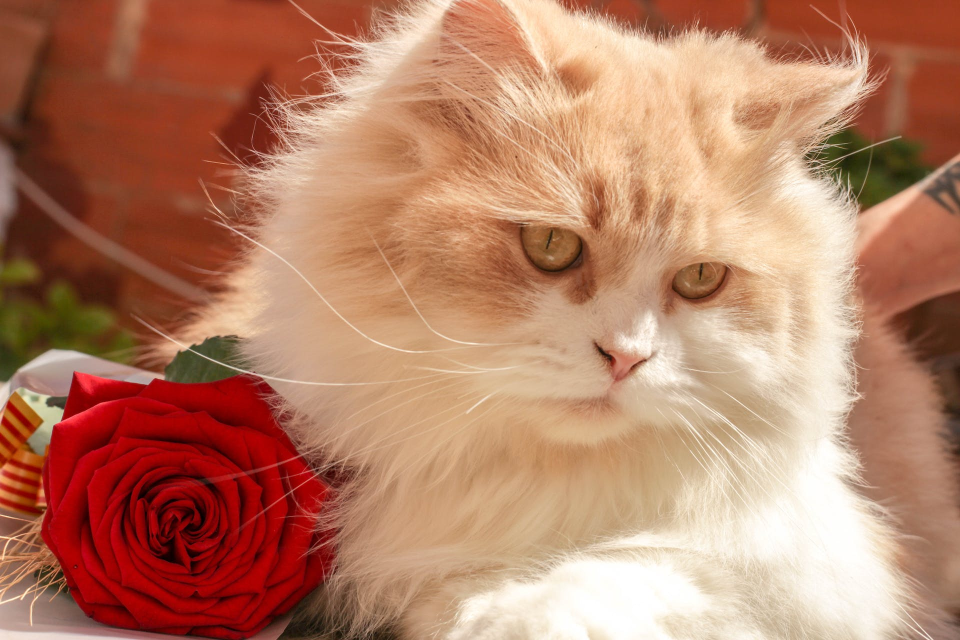
#> input picture image-segmentation-kmeans/images/flower_cat.jpg, 1920 x 1280 px (shown at 1/2 size)
$ jupyter execute image_segmentation.ipynb
#> lines starting #> are read from the running program, lines starting #| are printed output that depends on the picture
## 实现一个简单的 KMeans 聚类算法，以便更好地了解 KMeans 的原理和基本工作流程
>- 从头实现一个 `KMeans` 算法 (我称其 `lite_KMeans`)
>- 不借助任何像 `scikit-learn` 的机器学习集成库

### 1.相关理论知识
**KMeans 的基本原理：**
- (1) 初始化：选择要分成的簇的数目 K。然后，「随机选择」K  个数据点作为初始聚类中心。
- (2) 分配到最近簇：对于每个数据点，计算它与 K 个聚类中心之间的距离，通常使用欧氏距离。将数据点分配到距离最近的聚类中心所代表的簇。
- (3) 更新聚类中心：对于每个簇，计算该簇内所有数据点的平均值，将这个平均值作为新的聚类中心。
- (4) 迭代：重复步骤 (2) 和步骤 (3)，直到聚类中心不再变化或达到指定的迭代次数。

**K均值聚类(KMeans)的目标：**  最小化每个数据点与其所属簇中心的距离，同时最大化不同簇中心之间的距离。

### 2.`lite_KMeans` 类的代码实现

[cell 1]
# 导入相关的库
import numpy as np
import matplotlib.pyplot as plt

[cell 2]
class lite_KMeans:
    def __init__(self, k=3):
        self.k = k
        self.centroids = None

    # 计算欧式距离的方法
    @staticmethod
    def euclidean_distance(data_point, centroids):
        return np.sqrt(np.sum((centroids - data_point)**2, axis=1))

    # 拟合：X是输入的聚类数据
    def fit(self, X, max_iterations=200):
        # 随即初始化聚类中心：在数据的边界内随机选择质心
#> called with X = array of shape (100, 2), max_iterations = 200
        self.centroids = np.random.uniform(np.amin(X, axis=0), np.amax(X, axis=0),
                                            size=(self.k, X.shape[1]))
        # 迭代
        for _ in range(max_iterations):
            # 簇的标签
            y = []
            # 计算每个数据点到所有质心的欧式距离
            for data_point in X:
                distances = lite_KMeans.euclidean_distance(data_point, self.centroids)
                # 返回最小距离对应点的索引作为簇的标签
                cluster_num = np.argmin(distances)
                y.append(cluster_num)
            y = np.array(y)
            # 簇中数据点的索引
            cluster_indices = []
            #将数据集中被分配到每个簇的数据点的索引进行收集
            for i in range(self.k):
                cluster_indices.append(np.argwhere(y == i))
            # 新的聚类中心
            cluster_centers = []
            # 计算新的聚类中心
            for i, indices in enumerate(cluster_indices):
                if len(indices) == 0:
                    cluster_centers.append(self.centroids[i])
                else:
                    cluster_centers.append(np.mean(X[indices], axis=0)[0])
            # 设置聚类中心更新的差异阈值
            if np.max(self.centroids - np.array(cluster_centers)) < 0.0001:
                break
            else:
                self.centroids = np.array(cluster_centers)
        return y

### 3.关于 `lite_KMeans` 的一些说明

#### 主要借助 `Numpy` 和 `Matplotlib`
```python
import numpy as np
import matplotlib.pyplot as plt
```
#### (1) 初始化聚类中心：随机初始化聚类中心的方法，但要确保聚类中心的初始化在数据的边界内，以提高算法的稳定性。
```python
self.centroids = np.random.uniform(np.amin(X, axis=0), np.amax(X, axis=0), size=(self.k, X.shape[1]))
```
#### (2) 计算欧式距离：定义静态方法 euclidean_distance 用于计算欧式距离。（静态方法不依赖于类的实例变量，可以在类外部直接调用）
```python
@staticmethod
def euclidean_distance(data_point, centroids):
    return np.sqrt(np.sum((centroids - data_point)**2, axis=1))
```
#### (3) 迭代更新：使用循环迭代，计算每个数据点到聚类中心的距离，然后根据最小距离更新数据点所属的簇。接着，计算每个簇的新中心（平均值），不断迭代直到聚类中心收敛或达到最大迭代次数。
```python
for _ in range(max_iterations):
    # ... 迭代过程 ...
```
#### (4) 停止条件：当聚类中心的更新小于阈值时停止迭代，确保算法在收敛时停止。
```python
if np.max(self.centroids - np.array(cluster_centers)) < 0.0001:
    break
```
#### (5) 其它相关说明：
- 在 lite_KMeans 类中，fit 方法的输入 X 是聚类算法的输入，代表要进行聚类的数据集。这个数据集是一个二维的 NumPy 数组，其中每一行表示一个数据点，每一列表示一个特征。假设 X 的形状为 (n_samples, n_features)。

- fit 方法的返回值 y 是聚类算法的输出，代表每个数据点所属的簇的标签。它是一个一维的 NumPy 数组，其中第 i 个元素表示第 i 个数据点所属的簇的标签。这个数组的长度应该等于输入数据集中数据点的个数，即 `len(y) == n_samples`。

### 4.`lite_KMeans` 的运行示例

[cell 3]
# 随机生成数据集(100, 2)
# 每一行代表一个数据点，每一列代表特征（即每个点的坐标是由两个在 [0, 100) 范围内的随机整数组成）
random_points = np.random.randint(0, 100, (100, 2))
print(type(random_points))
print("数组形状：",random_points.shape)
print("前5行数据：\n", random_points[:5])

[cell 4]
# 创建聚类模型示例，将数据聚到 3 簇
lite_kmeans = lite_KMeans(k=3)
# fit 方法执行了 lite_KMeans 聚类算法，并返回每个数据点所属的簇的标签
labels = lite_kmeans.fit(random_points)
# 可视化数据集 random_points 中的点
plt.scatter(random_points[:,0], random_points[:,1])
# 用虚线标出随机数据集生成的边界
# 画水平线
plt.axhline(y=np.amin(random_points), color='red', linestyle='--', linewidth=1)
plt.axhline(y=np.amax(random_points), color='red', linestyle='--', linewidth=1)
# 画垂直线
plt.axvline(x=np.amin(random_points), color='red', linestyle='--', linewidth=1)
plt.axvline(x=np.amax(random_points), color='red', linestyle='--', linewidth=1)
# 标记最终聚好的簇的中心点
plt.scatter(lite_kmeans.centroids[:,0], lite_kmeans.centroids[:,1], c=range(len(lite_kmeans.centroids)), marker="*", s=200)
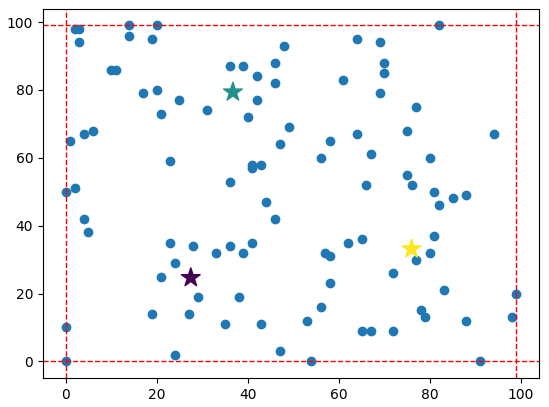
#> figure drawn by matplotlib, 1 panel

[cell 5]
# 根据聚类得到的簇标签对数据点染色
plt.scatter(random_points[:,0], random_points[:,1], c=labels)
plt.scatter(lite_kmeans.centroids[:,0], lite_kmeans.centroids[:,1], c=range(len(lite_kmeans.centroids)), marker="*", s=200)
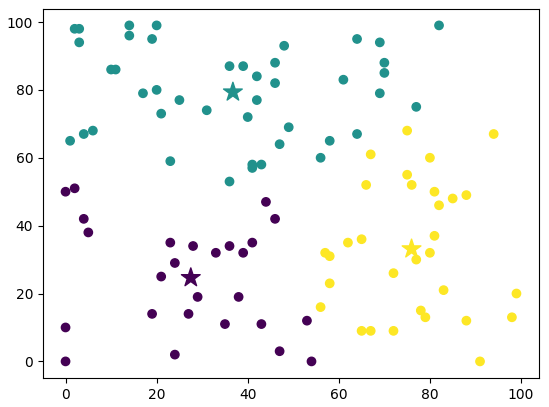
#> figure drawn by matplotlib, 1 panel

## 二、基于 `lite_KMeans` 的简单图像分割

[cell 6]
# 需要借助 opencv-python 作图像的操作
import cv2
# 由于 cv2.imread 读入图像为 BGR 格式，故使用 skimage.io 读入图像
from skimage import io

### 1.图像读取

[cell 7]
# 读取图像
image = io.imread('images/flower_cat.jpg')
#> image is the input picture: shape (1280, 1920, 3); mean R, G, B 182.7, 127.7, 101.9
# 检查是否成功读取图像，读取成功显示图像相关信息
if image is not None:
    print("成功读取图像!")
    print("数据类型:", image.dtype)
#| 数据类型: uint8
    print("存储结构:", type(image))
#| 存储结构: <class 'numpy.ndarray'>
    print("数据维度:", image.shape)
#| 数据维度: (1280, 1920, 3)
    plt.imshow(image)
    plt.title('Original Image')
    # plt.axis('off')  # 关闭坐标轴
    plt.colorbar()  # 添加颜色条
    plt.show()
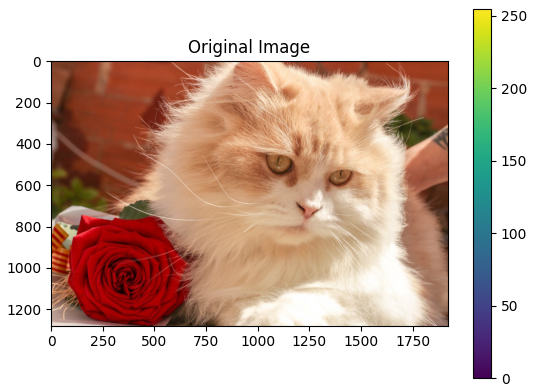
#> figure drawn by matplotlib, 2 panels
else:
    print("无法读取图像，请检查文件路径和文件格式")

### 2.图像预处理

**有时可能是为了适应特定的算法、模型输入的要求，或者简化图像以减少计算负担。会对读入后图像进行预处理，比如调整图像的尺寸大小、重塑图像数据维度、归一化以及灰度转化等等。**

#### (1) 调整图像尺寸大小

**利用 `opencv-python` 调整读入图像大小和尺寸，在这里减少计算负担，加快代码的运行速度。**
> `opencv` 默认使用的是双线性插值（Bilinear Interpolation），它使用周围最近的 4 个像素的加权平均值来计算新的像素值。保持图像的视觉质量，尽量减少像素丢失造成的影响。

[cell 8]
# 将图片等比例缩小 5 倍
resized_image = cv2.resize(image, (384, 256))
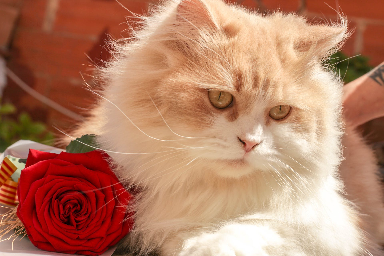
#> resized_image: shape (256, 384, 3); mean R, G, B 182.7, 127.7, 101.9
print("调整后的图像数据：")
print("数据类型:", resized_image.dtype)
#| 数据类型: uint8
print("存储结构:", type(resized_image))
#| 存储结构: <class 'numpy.ndarray'>
print("数据维度:", resized_image.shape)
#| 数据维度: (256, 384, 3)
plt.imshow(resized_image)

#### (2) 重塑图像数据

**在使用 K 均值聚类进行颜色分割时，我们通常将图像中的每个像素视为一个数据点，其中数据点的特征是像素的颜色值。这时，将图像重塑为一对应的二维数据有助于直观地应用聚类算法。**
> 将图像中的像素颜色值重新排列成一个二维数组，其中每一行表示一个像素，每列代表颜色的三个通道（例如，红、绿、蓝）。这是应用 K 均值聚类算法的常见做法。

[cell 9]
# 重塑数据，即获取像素点和其特征的二维数组
pixels = resized_image.reshape((-1, 3))  # 每个数据点是一个像素的颜色值，形状为 (num_pixels, 3)
print(pixels.shape)
#| (98304, 3)

#### (3) 可视化图像中像素点的颜色分布

**主要是可视化图像的像素点在 RGB 空间中的分布。**

[cell 10]
# 借助相关库可视化 3D 空间中像素点分布
from mpl_toolkits.mplot3d import Axes3D

[cell 11]
# X 是你的形状为 (n, 3) 的二维数组, 其中 n 是像素点的数量
# X is your 2D array with shape (n, 3), where n is the number of pixels
X = pixels
# 提取每个通道的值
# Extract values for each channel
r, g, b = X[:, 0], X[:, 1], X[:, 2]

# 创建一个新的三维坐标系
# Create a new three-dimensional coordinate system
fig = plt.figure()
ax = fig.add_subplot(111, projection='3d')

# 使用红, 绿, 蓝通道作为 X, Y, Z 轴坐标在三维空间绘制像素点
# Plot pixels in the three-dimensional space, using R, G, B channels as X, Y, Z coordinates
ax.scatter(r, g, b, c=X/255, marker='.', s=1)  # Map color values to the [0, 1] range

# 设置轴标签
# Set axis labels
ax.set_xlabel('Red Channel')
ax.set_ylabel('Green Channel')
ax.set_zlabel('Blue Channel')

# 显示绘制的图像
# Display the plot
plt.tight_layout()
plt.tight_layout() # 调整布局，以确保图的元素不会重叠
plt.show()
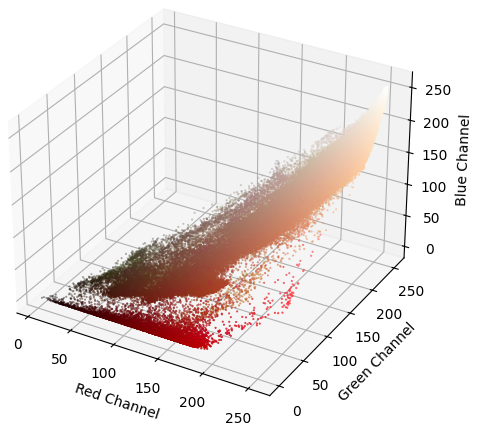
#> figure drawn by matplotlib, 1 panel

### 3.利用 `lite_KMeans` 做简单图像分割

> 在 K 均值聚类中，每个簇都有一个代表性的颜色，称为聚类中心。分割后的图像中，每个像素都被标记为属于某个簇，然后用该簇的聚类中心颜色替代原始颜色。这样，图像就被分割成了 K 个颜色相对一致的区域。

- K 均值聚类：使用 lite_KMeans 类对图像数据进行了 K 均值聚类，得到每个像素点所属的簇标签 labels。

- 颜色替换：通过使用 kmeans.centroids 获取每个簇的聚类中心颜色，然后将每个像素的颜色替换为其所属簇的聚类中心颜色。

- 还原形状：使用 reshape 将一维数组重新变为与原始图像相同的形状，得到 segmented_image。

- 可视化：使用 Matplotlib 在一个图像窗口中显示了两个子图，一个是原始图像，另一个是分割后的图像。

[cell 12]
# 使用之前的 lite_KMeans 类进行图像分割
kmeans = lite_KMeans(k=3)  # 这里选择 3 个簇，你可以根据需要调整
labels = kmeans.fit(pixels)
